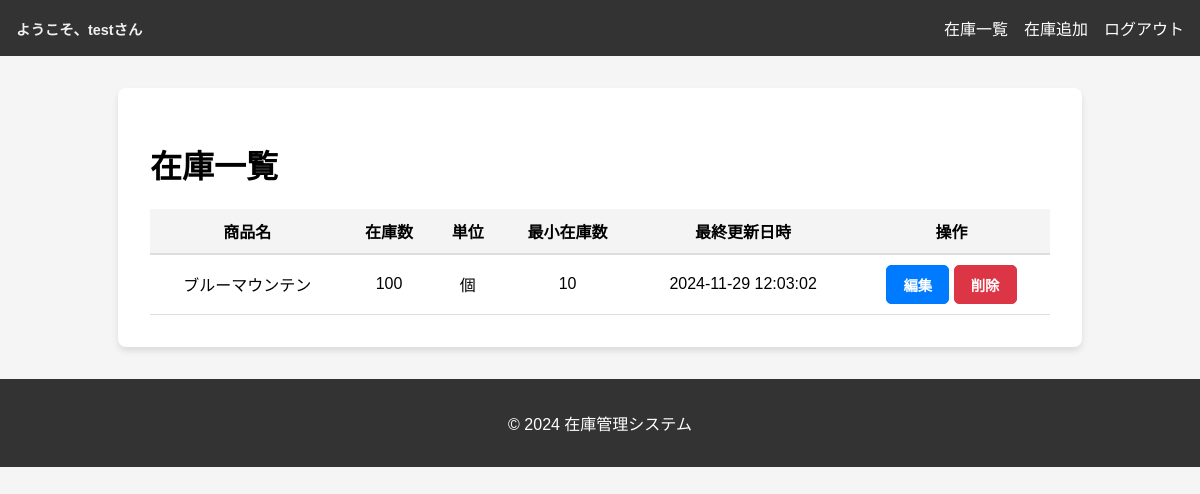
Before: /inventory (signed in) with the older database file.
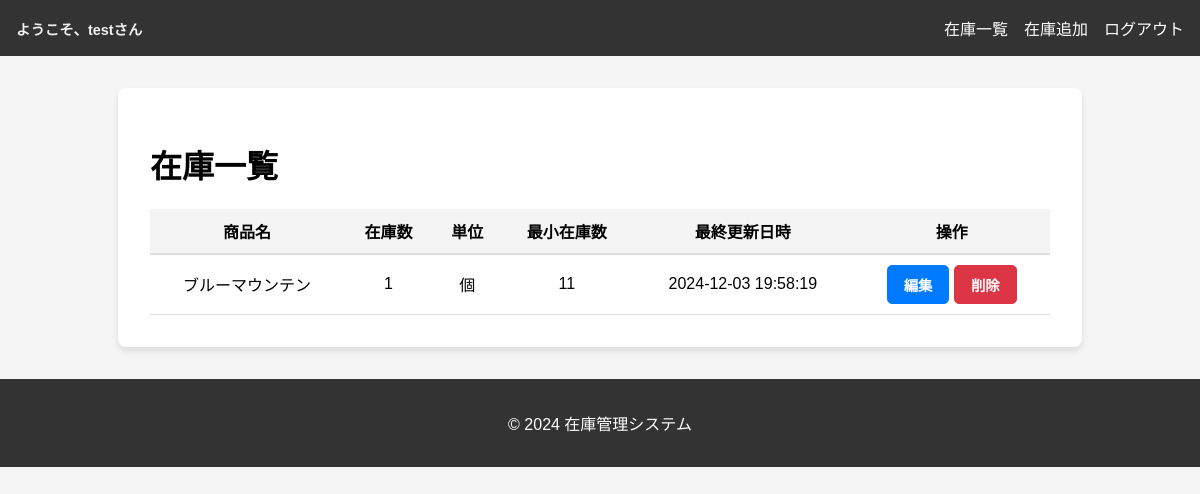
After: the same page with the newer database file.
### app.py (models this page shows)
class Users(db.Model):
    id = db.Column(db.Integer, primary_key=True)
    username = db.Column(db.String(50), nullable=False, unique=True)
    password_hash = db.Column(db.String(128), nullable=False)

class Inventory(db.Model):
    id = db.Column(db.Integer, primary_key=True)
    name = db.Column(db.String(100), nullable=False)
    quantity = db.Column(db.Integer, nullable=False)
    unit = db.Column(db.String(20), nullable=False)
    min_quantity = db.Column(db.Integer, nullable=False)
    updated_at = db.Column(db.DateTime, default=lambda: datetime.now(JST))  # 日本時間に設定

### app.py (the view)
@app.route("/inventory")
def inventory_list():
    if "username" not in session:
        return redirect(url_for("index"))
    inventory = Inventory.query.all()  # 在庫データをすべて取得
    for item in inventory:
        item.alert = None  # 初期化
        if item.quantity < item.min_quantity:
            alert = Alerts.query.filter_by(inventory_id=item.id, status='ACTIVE').first()
            if alert:
                item.alert = 'alert'  # アラート状態を設定
    return render_template("inventory_list.html", inventory=inventory)

### app.py (called while the page is built)
@app.before_request
def create_user():
    if not Users.query.filter_by(username="test").first():
        hashed_password = generate_password_hash("testpassword", method='pbkdf2:sha256')
        new_user = Users(username="test", password_hash=hashed_password)
        db.session.add(new_user)
        db.session.commit()

### templates/inventory_list.html
{% extends "layout.html" %}
{% block content %}
<h1>在庫一覧</h1>
<table>
    <thead>
        <tr>
            <th>商品名</th>
            <th>在庫数</th>
            <th>単位</th>
            <th>最小在庫数</th>
            <th>最終更新日時</th>
            <th>操作</th>
        </tr>
    </thead>
    <tbody>
        {% for item in inventory %}
        <tr class="{{ 'alert' if item.alert else '' }}">
            <td>{{ item.name }}</td>
            <td>{{ item.quantity }}</td>
            <td>{{ item.unit }}</td>
            <td>{{ item.min_quantity }}</td>
            <td>{{ item.updated_at.strftime('%Y-%m-%d %H:%M:%S') }}</td>
            <td>
                <a href="{{ url_for('edit_inventory', id=item.id) }}" class="btn btn-edit">編集</a>
                <form action="{{ url_for('delete_inventory', id=item.id) }}" method="POST" style="display:inline;">
                    <button type="submit" class="btn btn-delete">削除</button>
                </form>
            </td>
        </tr>
        {% endfor %}
    </tbody>
</table>
{% endblock %}

### templates/layout.html (shortened to what this page needs)
<!DOCTYPE html>
<html lang="ja">
<head>
    <link rel="stylesheet" href="{{ url_for('static', filename='styles.css') }}">
</head>
<body>
    <header>
        <nav>
            <div class="nav-left">
                {% if "username" in session %}
                    <span class="nav-username">ようこそ、{{ session['username'] }}さん</span>
                {% endif %}
            </div>
            <div class="nav-right">
                {% if "username" in session %}
                    <a href="{{ url_for('inventory_list') }}">在庫一覧</a>
                    <a href="{{ url_for('add_inventory') }}">在庫追加</a>
                    <a href="{{ url_for('logout') }}">ログアウト</a>
                {% endif %}
            </div>
        </nav>
    </header>
    <main>
        {% block content %}
        {% endblock %}
    </main>
    <footer>
        <p>&copy; 2024 在庫管理システム</p>
    </footer>
</body>
</html>

### static/styles.css (style rules this page uses)
body { font-family: Arial, sans-serif; margin: 0; padding: 0; background-color: #f5f5f5; }
header nav { display: flex; justify-content: space-between; align-items: center; background-color: #333; color: white; padding: 1rem; }
.nav-left { font-size: 0.9rem; font-weight: bold; color: #f0f0f0; }
.nav-right { display: flex; gap: 1rem; }
.nav-right a { color: white; text-decoration: none; font-weig ht: bold; }
main { padding: 2rem; background: white; margin: 2rem auto; max-width: 900px; border-radius: 8px; box-shadow: 0 4px 6px rgba(0, 0, 0, 0.1); }
table { width: 100%; border-collapse: collapse; margin-top: 20px; }
thead th { text-align: center; padding: 10px; background-color: #f4f4f4; border-bottom: 2px solid #ddd; }
tbody td { padding: 10px; border-bottom: 1px solid #ddd; text-align: center; vertical-align: middle; }
.btn { display: inline-block; padding: 0.5rem 1rem; text-decoration: none; border-radius: 5px; font-size: 0.9rem; font-weight: bold; text-align: center; cursor: pointer; transition: background-color 0.3s, color 0.3s; }
.btn-edit { background-color: #007bff; color: white; border: 1px solid #007bff; }
.btn-delete { background-color: #dc3545; color: white; border: 1px solid #dc3545; }
footer { text-align: center; padding: 1rem; background-color: #333; color: white; margin-top: 2rem; }
form { margin-top: 20px; }
form button { background-color: #007bff; color: white; padding: 10px 20px; border: none; border-radius: 4px; font-size: 1rem; cursor: pointer; transition: background-color 0.3s ease; }

Changed rows visible on the page:
changed Inventory "ブルーマウンテン": quantity "100" → "1"; min_quantity "10" → "11"; updated_at "2024-11-29 12:03:02" → "2024-12-03 19:58:19"
